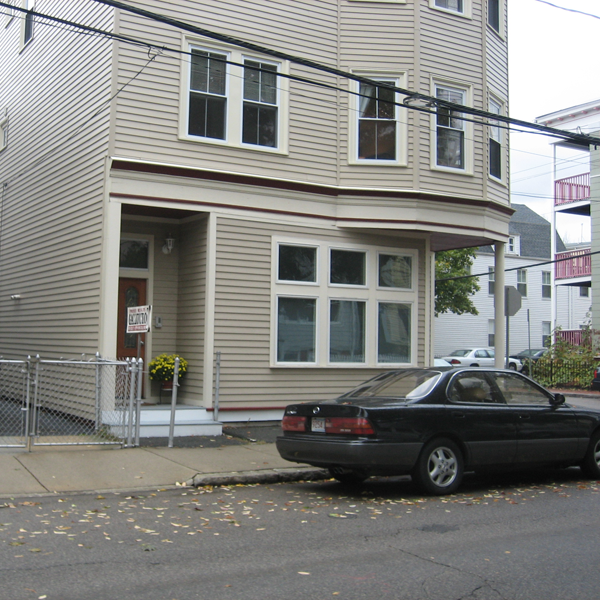
#> input picture Computer vision and Image processing (Python)/computer_vision_tp_1_for_students/images/boston.png, 600 x 600 px, found by its file name
$ jupyter execute filtering_student.ipynb
#> lines starting #> are read from the running program, lines starting #| are printed output that depends on the picture; after the words box and inside, x2 and y2 are one past the last pixel; in counts of white or black regions, pixels touching at a corner belong together
# Part 1 : Sampling and filtering

In this part of the lab work, we are going to look at the frequency content of images, and certain filtering operations which which we can carry out.

__Note__ : When viewing the result of filtered images, we will avoid using ```plt.imshow()```. Indeed, if you use imshow to display an image, it will change the resolution of this image. Since we are going to be looking at aliasing effects (which is induced precisely by changing resolution), it is better to write the output to an image file and view it in a separate program.

However, you can (and will) use ```plt.imshow()``` for displaying the image's spectra and for displaying filters.

First, let us load the necessary packages

### Your task

In the lab work, you must fill in the code in the places marked FILL IN CODE, or answer the written questions directly on the notebook.

First, let us load the necessary packages

[cell 1]
from matplotlib import pyplot as plt
import numpy as np
import imageio
from skimage import color


is_colab = True

The last package will help us to carry out the convolution operation. Let's define two functions to read and write and image :

[cell 2]
def read_image(file_name):
    img_color = imageio.imread(file_name)
    img_gray = color.rgb2gray(img_color)
    return img_gray,img_color

def write_image(img_in,file_name_out):
    imageio.imwrite(file_name_out, np.uint8(255.0*img_in))

[cell 3]
file_dir = 'images/'
file_name = 'boston'
file_ext = '.png'

if (is_colab == True):
  !wget "https://perso.telecom-paristech.fr/anewson/doc/images/boston.png"
  img_gray,_ = read_image(file_name+file_ext)
#> in read_image, img_color is the input picture: shape (600, 600, 3); mean R, G, B 132.2, 132.4, 129.1
else:
  img_gray,_ = read_image(file_dir+file_name+file_ext)
img_gray.shape
print(img_gray)
#> (printed output is left out)

## Frequency content

Firstly, we are going to inspect the frequency content of the image. Write a function to display the magnitude of the spectrum of the image. For this, you can use the following functions

- ``np.fft.fft2``
- ``np.fft.fftshift``

The first calculates the 2D Fast Fourier Transform of the image. The second centres the spectrum, such that the 0 frequency is centred in the image. Otherwise the 0 point is set at the top left, which is not very conveniant for visualisation.

A final note. It is often the case that the 0 frequency is of much larger amplitude than the other frequencies. Therefore, we often visualise log(1+spectrum_magnitude) rather than spectrum_magnitude itself.

Write this function ``display_spectrum`` now.

[cell 4]
def display_spectrum(img):
    fourier=np.fft.fft2(img)
    shift=np.fft.fftshift(fourier)
    dis=np.log(np.ones(shift.shape)+abs(shift))
    plt.imshow(dis,cmap="gray")
    return

[cell 5]
display_spectrum(img_gray)
#> in display_spectrum, `dis=np.log(np.ones(shift.shape)+abs(shift))`:
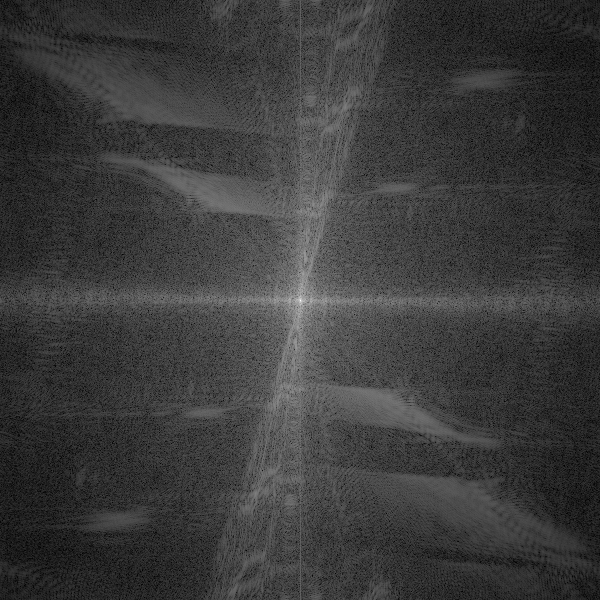
#> dis: shape (600, 600) float64; min 0.058, max 12.14, mean 2.89; drawn with min black and max white

__Question__ : What do you observe in the frequency domain ? What is your interpretation of this image ?

__Answer__ : We observe the spectrum of the magnitudes of frequencies set in [-0.5,0.5] on each axis. The highest magnitudes are near the center of the image which represents the 0 frequency, therefore, we can say that low frequencies contain more information about the image than high frequencies.

## Subsampling and aliasing

We are now going to carry out a ''direct'' subsampling (also known as a ''nearest neighbours'' subsampling) of a factor $\delta$, that is to say we simply take one out of every $\delta$ pixels. Fill in the following function to do this :

[cell 6]
def nn_subsampling(img_in,delta):
    res = []
    temp = []
    for i in np.arange(0,img_in.shape[0],delta):
      for j in np.arange(0,img_in.shape[1],delta):
        temp.append(img_in[i,j])
      res.append(temp)
      temp=[]
    return np.array(res)

We write the subsampled image, with subsampling step $\delta = 2$

[cell 7]
delta = 2
image_small = nn_subsampling(img_gray,delta)
#> after the loop in nn_subsampling, `for i in np.arange(0,img_in.shape[0],delta):`: res = 300 items
plt.imshow(image_small,cmap='gray')
write_image(image_small, file_name+'_subsampled.png')

__Question__ What do you notice about the image ? Where is the aliasing taking place ? Why is it taking place in these specific regions ?

__Answer__ :  In the result image, we see a heavy aliasing. The aliasing is highly present on the horizontal lines of the house and the edges. This is due to the high frequencies that overlap on lower frequencies due to sampling (repliement de spectre).

We have seen two different methods of filtering an image before subsampling to remove high frequencies :

- Ideal low-pass filter
- Gaussian filter

We recall that the convolution operation, which defines a filter, can be carried out either in the spatial (image) domain or the frequency domain.

First, write a function which filters an input image via the frequency domain, with the input filter ``f_hat`` defined in the frequency domain. The output ``img_out`` should be in the spatial domain. You can use the ``np.fft.ifft2`` function to carry out the inverse Fourier transform. Make sure to take the __real__ part of the output image (``np.real``).

[cell 8]
def filter_image(img,f_hat):
    fft=np.fft.fft2(img)
    shift=np.fft.fftshift(fft)
    filtered = f_hat*shift
    ishift=np.fft.ifftshift(filtered)
    img_out=np.fft.ifft2(ishift)
    return(np.real(img_out))

### Ideal low-pass filter

Now, we are going to create a function ``ideal_low_pass_filter`` which returns an ideal low-pass filter $\hat{h}$ in the frequency domain. We recall that in 2D this is a disk centred on the 0-frequency (with the radius $\nu_0$ which is the cut-off freqeuncy).

### Creating the disk (low-pass filter) in the frequency domain

By definition the 0 frequency is at the top left point of the image. Therefore, you have two options to create the filter :

- you can create the low-pass filter in the 'normal' frequency-domain representation, with the 0 frequency at the (0,0) position of the frequency image)
- you can create the low-pass filter in the 'centred' position and then ifftshift the frequency image. In the centred representation of the frequency, for an image of even size $n=2a$, the 0 frequency position is located at position $a$ (where 0 is the first position - the '0 indexing' of python).

To go between the two representations, you have the following functions :

- np.fft.fftshift : top-left centre -> middle centre
- np.fft.ifftshift : middle centre -> top-left centre

To create the disk centred at the position $a$, you have several options :

- use a loop (simplest, but potentially slow)
- use the np.meshgrid function, (https://docs.scipy.org/doc/numpy/reference/generated/numpy.meshgrid.html) which creates a grid of positions (in 1D, 2D, etc - here we are interested in 2D)
- use the 'distance transform' ``scipy.ndimage.morphology.distance_transform_edt``. This function calculates the distance to the nearest pixel which has a value of 0 in a binary image (this is a mathematical morphology function)
- or anything else that you can think of :)

[cell 9]
from scipy.ndimage.morphology import distance_transform_edt

def ideal_low_pass_filter(img_shape,nu_0):
    f_hat=np.zeros(img_shape)
    for i in range(img_shape[0]):
      for j in range(img_shape[1]):
        f_hat[i][j]=int((((i-(img_shape[0]/2))**2+(j-(img_shape[0]/2))**2)<=nu_0**2))

    return(f_hat)

__Question__ Given that in an image with sampling rate 1 (the pixel size) the frequencies in the original image of size $n \times n$ go from $-\frac{1}{2}$ to $\frac{1}{2}$.  For a subsampling of $\delta=2$, where should the cutoff frequency $\nu_0$ be set for correct subsampling ?

__Answer__ : According to Nyquist-shannon's theorem, $\delta = \frac{1}{2 \nu_{max}}$ which gives us $\nu_0 = \frac{N}{4}$

Create f_hat, the ideal low-pass filter in the frequency domain, and display it.

[cell 10]
img_shape = img_gray.shape
#> img_shape = (600, 600)
print(img_shape)
#| (600, 600)
nu_0 = 1/(2*delta)*img_shape[0]
#> nu_0 = 150
f_hat = ideal_low_pass_filter(img_shape,nu_0)
#> after the loop in ideal_low_pass_filter, `for i in range(img_shape[0]):`:
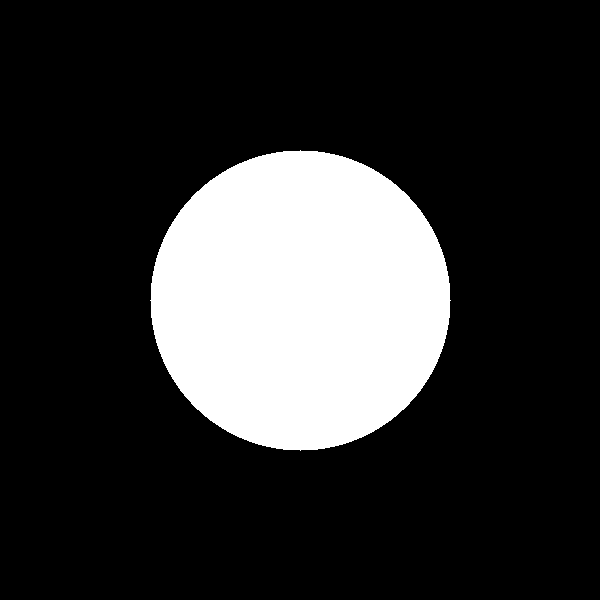
#> f_hat: shape (600, 600) float64; values 0 (black) and 1 (white), 19.6% white; 1 white region, box (x1, y1, x2, y2) and area: (150, 150, 451, 451) 70681
print(f_hat)
#> (printed output is left out)
plt.imshow(f_hat,cmap='gray')

Carry out the filtering, and subsample the image again, and imwrite the result.

You should observe that the range of the image is not respected. Make sure to rescale the output image to the range $0, \dots, 1$ before writing it.

__Bonus question__ Why do you think this happens ?

__Answer__ :

[cell 11]
img_filtered = filter_image(img_gray,f_hat)

img_filtered = img_filtered/255

img_filtered = nn_subsampling(img_filtered,delta)

plt.imshow(np.real(img_filtered),cmap="gray")

write_image(img_filtered,file_name+'_filtered_ideal_low_pass.png')
#> call 2 of write_image, with file_name_out = 'boston_filtered_ideal_low_pass.png'
#> in write_image (call 2), `imageio.imwrite(file_name_out, np.uint8(255.0*img_in))`:
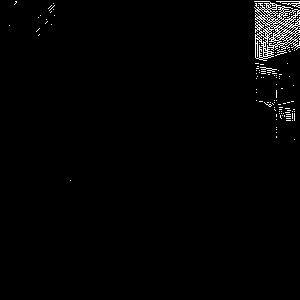
#> saved as boston_filtered_ideal_low_pass.png: shape (300, 300); values 0 (black) and 1 (white), 1.6% white in thin lines or dots, all inside (x1, y1, x2, y2) = (9, 1, 300, 181)

__Question__ Is the aliasing reduced ? What effect do you notice in the output ? What is this called ?

__Answer__  The aliasing is reduced, but we notice a ringing artifact which makes the image blurry.

### Gaussian filter

Now, we are going to carry out the filtering with a Gaussian filter. Create a function ``gaussian_filter`` which returns a 2D Gaussian filter, defined as :

$g_\sigma(x,y) = \frac{1}{2 \pi \sigma^2} \exp{ \left( - \frac{x^2+y^x}{2\sigma^2} \right)}$

To create a grid of pixel positions, you can use the ``np.meshgrid`` function.

You must again make sure to carry out an ``ifftshift`` to make sure the filter is in the correct format. Be careful to put the middle of the Gaussian at the centre position ($a$).

[cell 12]
def gaussian_filter(img_shape,sigma):
    # FILL IN, CREATE g
    xx = [i for i in range(img_shape[0])]
    yy = [i for i in range(img_shape[1])]
    X,Y=np.meshgrid(xx,yy)
    gaussian = (1/(2*np.pi*sigma**2))*np.exp(-((X-img_shape[0]/2)**2+(Y-img_shape[1]/2)**2)/(2*sigma**2))
    return gaussian

Now, create a Gaussian filter in the frequency domain to attenuate the frequencies higher than the previous cutoff frequency you used above, $\nu_0$. To do this, we recall that 95.45 percent of the energy of a Gaussian function is contained within $\pm 2\sigma$. Fix $\sigma$ accordingly. Display the filter.

[cell 13]
sigma = nu_0/2
#> sigma = 75
g_hat = gaussian_filter(img_gray.shape,sigma)
plt.imshow(g_hat,cmap='gray')
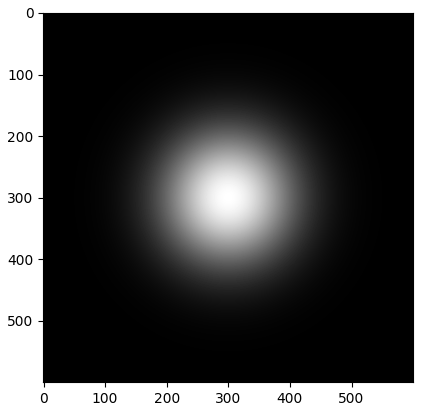
#> figure drawn by matplotlib, 1 panel

Now, carry out the filtering with the Gaussian filter in the frequency domain. Remember to renormalise the output image.

[cell 14]
img_filtered = filter_image(img_gray,g_hat)
img_filtered = img_filtered/255
img_filtered = nn_subsampling(img_filtered,delta)
#> call 3 of nn_subsampling, with delta = 2
#> in nn_subsampling (call 3), `return np.array(res)`:
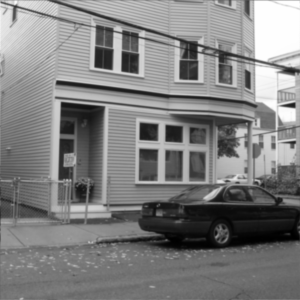
#> returned value: shape (300, 300) float64; min 3.72e-09, max 1.11e-07, mean 5.75e-08; drawn with min black and max white
plt.imshow(np.real(img_filtered),cmap="gray")
write_image(img_filtered,file_name+'_filtered_gaussian.png')

__Question__ Do you still observe the problem observed in the case of the ideal low-pass filter ? Why ?

__Answer__  No, we no longer have the ringing effect, because the fourier transform of a gaussian is also a gaussian and does not oscillate, as opposed to the fourier transform of the window function in the ideal low pass filter, which is a sinc function (and is oscillating).

__Bonus Question__ We have had to rescale the output image again. This time, why was this the case ? Hint : think about a Gaussian filter in the spatial domain with a very large $\sigma$.

__Answer__

## Standard filters

In this section, we are going to look at some common filters, and see their effects on images. From this point on in the TP, we are going to be working in the spatial domain, and are no longer concentrated on aliasing. Therefore, we can use the plt.imshow function (you may notice some aliasing, but we ignore it here). We define a display function now.

[cell 15]
def display_image(img_in):
    plt.imshow(img_in, cmap='gray')

[cell 16]
file_dir = 'images/'
file_name = 'palma'
file_ext = '.png'

if (is_colab == True):
  !wget "https://perso.telecom-paristech.fr/anewson/doc/images/palma.png"
  img_gray,_ = read_image(file_name+file_ext)
#> call 2 of read_image, with file_name = 'palma.png'
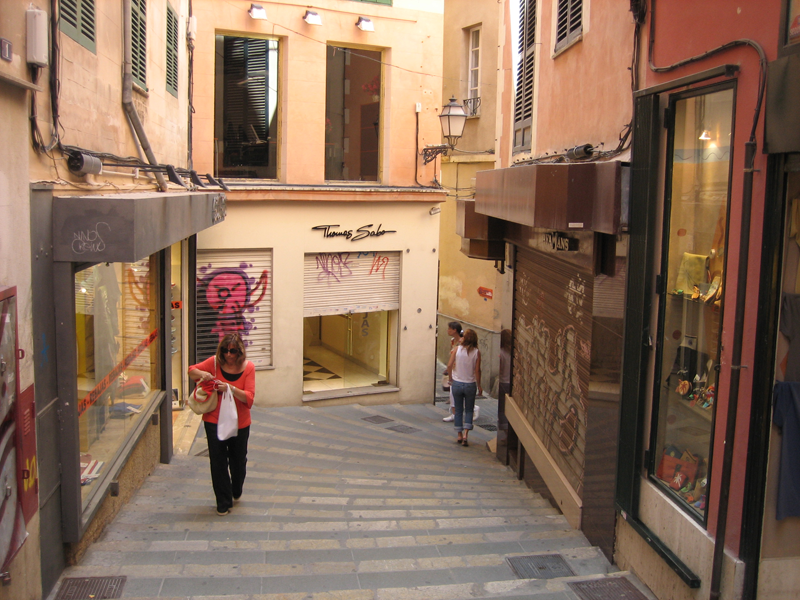
#> input picture Computer vision and Image processing (Python)/computer_vision_tp_1_for_students/images/palma.png, 800 x 600 px, found by its file name
#> in read_image, img_color is the input picture: shape (600, 800, 3); mean R, G, B 138.6, 110.9, 91.7
#> in read_image (call 2), `img_gray = color.rgb2gray(img_color)`:
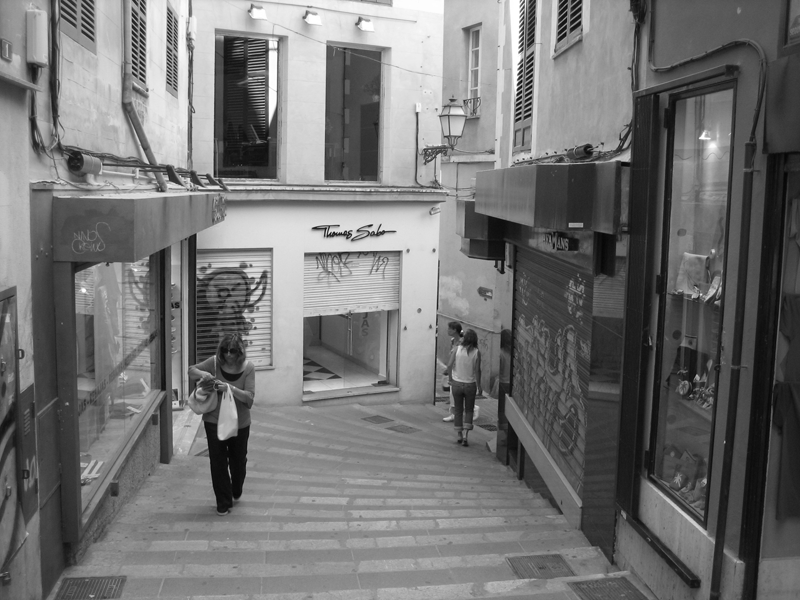
#> img_gray: shape (600, 800) float64; min 0.0229, max 1, mean 0.453
else:
  img_gray,_ = read_image(file_dir+file_name+file_ext)
img_gray.shape

display_image(img_gray)

Now, write a function ``filter_image_spatial`` which carries out the 2D convolution between two images in the spatial domain. For this, you can use the ``convolve2d`` from the scipy.signal package. In this convolution, you should use the following parameters :

- mode='same'. This means that the output size of the image will be the same as the input
- boundary='symm'. For values outside the image domain, we take the symmetrical values of the image

Strictly speaking, if we take the Fourier transform of an image, we are using periodic boudary conditions. However, at this point we no longer need the frequency representation of the image, so we can define the conditions as we wish.

[cell 17]
from scipy import signal

def filter_image_spatial(img,f):
    img_out = signal.convolve2d(img,f,mode='same', boundary='symm')
    return(img_out)

Now, define the filters grad_y and grad_x which give the derivatives of the image in the $y$ and $x$ directions, respectively (see lesson slides). Note : you must define these filters in the spatial domain, and make sure that they are matrices (otherwise the dimensions will not match with those of the image);

[cell 18]
grad_x = np.array([[-1,1],[-1,1]])
grad_y = np.array([[-1,-1],[1,1]])

[cell 19]
grad_x

[cell 20]
grad_y

Filter the input image and display the results of these two filterings

[cell 21]
img_grad_x = filter_image_spatial(img_gray,grad_x)
img_grad_y = filter_image_spatial(img_gray,grad_y)
#> in filter_image_spatial (call 2), `img_out = signal.convolve2d(img,f,mode='same', boundary='symm')`:
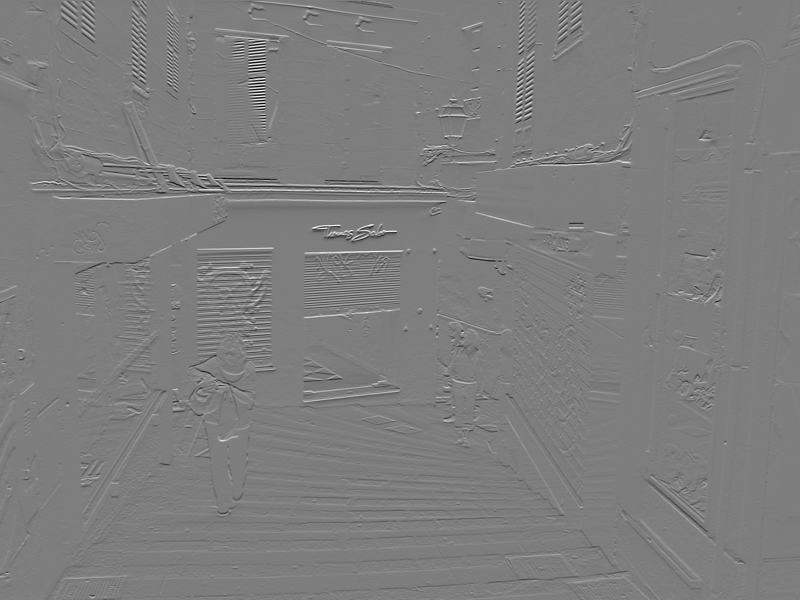
#> img_out: shape (600, 800) float64; min -1.15, max 1.18, mean 0.0005; drawn with min black and max white
print(img_grad_x)
#> (printed output is left out)
print(img_grad_y)
#> (printed output is left out)
display_image(img_grad_x)
plt.figure()
display_image(img_grad_y)

### Image sketch (edge detection)

Suppose we wish to create a sketch of our image, with just the outlines of object. Propose a (simple) method to create a binary image where the edges are detected (using the previous filters and a threshold parameter $\tau$). Implement this in a function called ``sketch_image``, and apply it to the input image. Display it (you can write it as well to view it better).

[cell 22]
def sketch_image(img_in,tau):
    img_grad_x = filter_image_spatial(img_in,grad_x)
    img_grad_y = filter_image_spatial(img_in,grad_y)
    img_shape = img_in.shape
    img_out = np.zeros(img_shape)
    for i in range(img_shape[0]):
        for j in range(img_shape[1]):
            if (img_grad_x[i,j]>tau) or (img_grad_y[i,j]>tau):
                img_out[i,j] = 1
    return img_out

tau = 0.1
img_sketch = sketch_image(img_gray,tau)
#> after the loop in sketch_image, `for i in range(img_shape[0]):`:
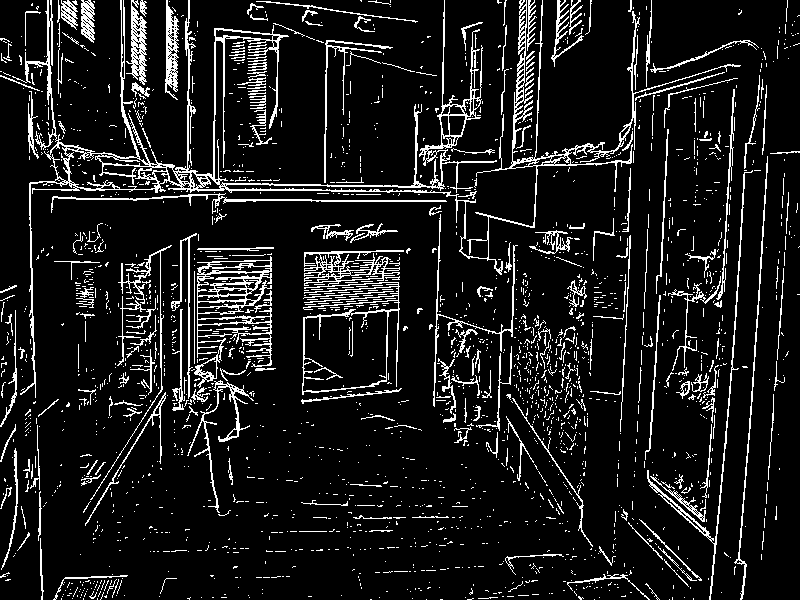
#> img_out: shape (600, 800) float64; values 0 (black) and 1 (white), 10.6% white in thin lines or dots
display_image(img_sketch)
write_image(img_sketch, file_name+'_sketch.png')

## Further refinement (no code to fill in or questions here)

Depending on the threshold parameter used in your algorithm, the sketch may have a certain thickness. Ideally, we would like to have a sketch of one-pixel thickness. This is something we would like to avoid in the sketch. In the lesson we saw a morphological operator, the "skeletonisation" operator, which you can find the necessary function in the following package :

- skimage.morphology

Below, we show what this does to the sketch image

[cell 23]
from skimage.morphology import skeletonize

img_sketch_skeleton = skeletonize(img_sketch)
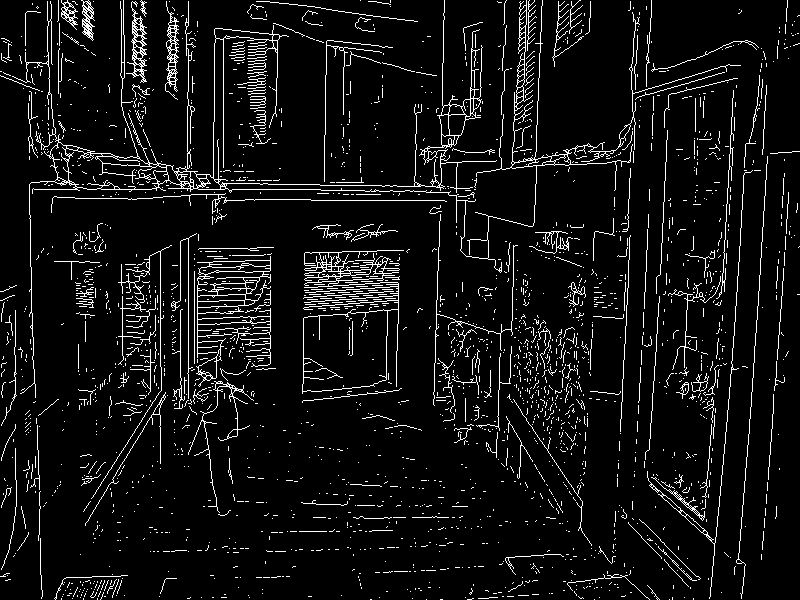
#> img_sketch_skeleton: shape (600, 800) bool; 6.9% white in thin lines or dots
display_image(img_sketch_skeleton)
write_image(img_sketch_skeleton, file_name+'_sketch_skeleteon.png')
